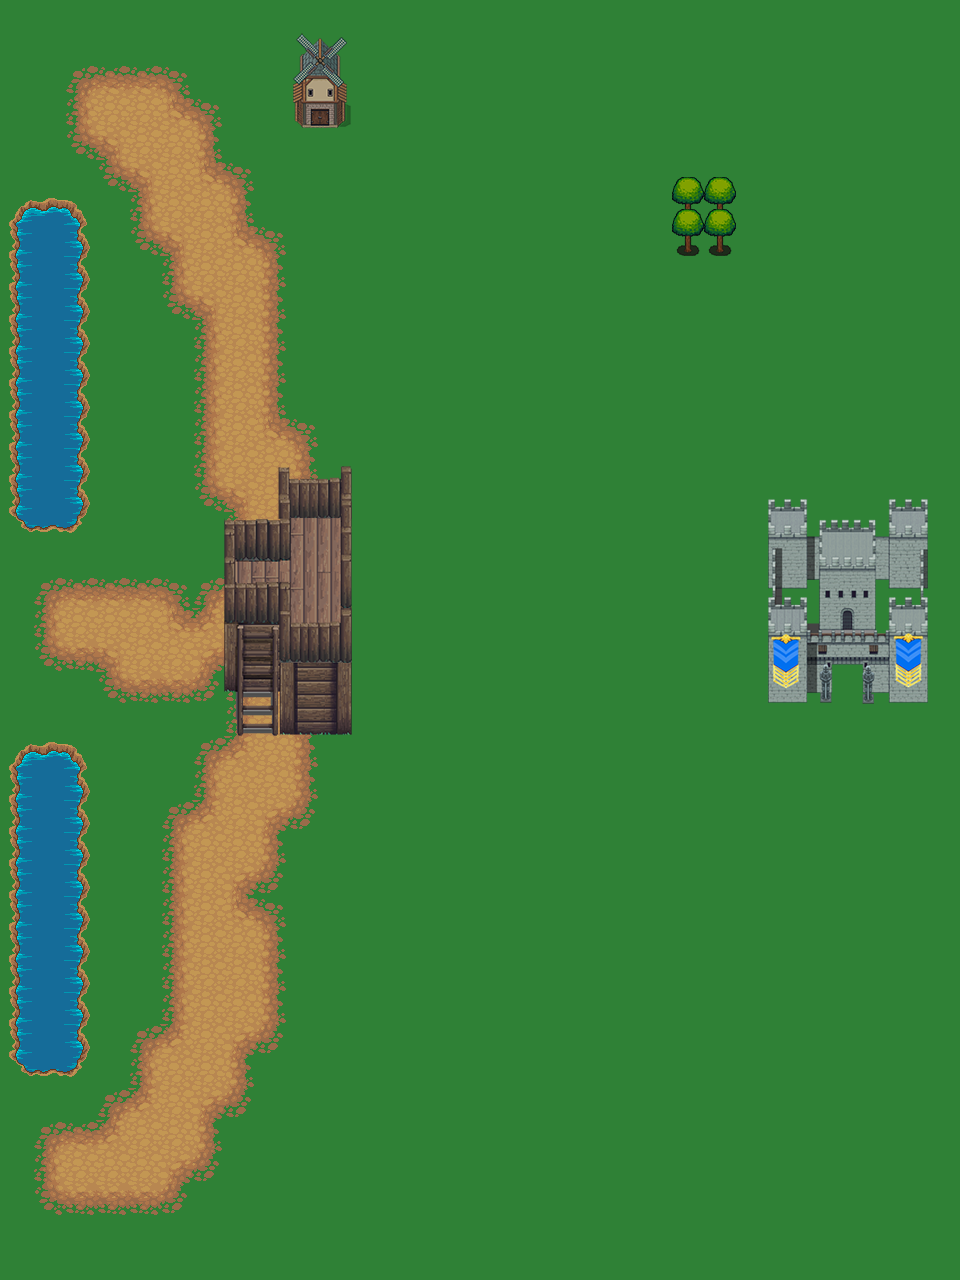

This is a level from a 2D game, rendered from its Tiled map with the project's own tilesets. A one-line summary and the map file follow, with tile-layer data summarised:
An orthogonal 30x40 tile map with 32x32 px tiles, 8 tile layers (ground, fakeground, underroad, roads, ...), 5 tilesets and 2 objects (2x 1).

<map version="1.2" tiledversion="1.3.4385" orientation="orthogonal" renderorder="right-down" width="30" height="40" tilewidth="32" tileheight="32" infinite="0" nextlayerid="14" nextobjectid="4">
 <tileset firstgid="1" source="terrain.tsx" />
 <tileset firstgid="2049" source="building4001.tsx" />
 <tileset firstgid="2050" source="building4005.tsx" />
 <tileset firstgid="2051" source="building4017.tsx" />
 <tileset firstgid="2052" source="tiledObject7.tsx" />
 <layer id="1" name="ground" width="30" height="40">
  <data>[1200 cells, 1096 non-empty, 1 distinct tile ids]</data>
 </layer>
 <layer id="12" name="fakeground" width="30" height="40">
  <data>[1200 cells, 1200 non-empty, 1 distinct tile ids]</data>
 </layer>
 <layer id="8" name="underroad" width="30" height="40">
  <data>[1200 cells, 173 non-empty, 13 distinct tile ids]</data>
 </layer>
 <layer id="5" name="roads" width="30" height="40">
  <data>[1200 cells, 66 non-empty, 9 distinct tile ids]</data>
 </layer>
 <layer id="7" name="grass" width="30" height="40">
  <data>[1200 cells, 0 non-empty, 0 distinct tile ids]</data>
 </layer>
 <layer id="3" name="playerBuildings" width="30" height="40">
  <data>[1200 cells, 3 non-empty, 3 distinct tile ids]</data>
 </layer>
 <layer id="9" name="npcBuildings" width="30" height="40">
  <data>[1200 cells, 0 non-empty, 0 distinct tile ids]</data>
 </layer>
 <layer id="6" name="obstacles" width="30" height="40">
  <data>[1200 cells, 4 non-empty, 1 distinct tile ids]</data>
 </layer>
 <objectgroup id="11" name="walls" visible="0">
  <object id="1" type="1" x="12.5" y="198.25" width="71.75" height="332">
   <properties>
    <property name="normalInside" type="bool" value="false" />
    <property name="wallID" type="int" value="4102" />
   </properties>
  </object>
  <object id="2" type="1" x="13.5" y="744" width="69.5" height="330.5">
   <properties>
    <property name="normalInside" type="bool" value="false" />
    <property name="wallID" type="int" value="4102" />
   </properties>
  </object>
 </objectgroup>
</map>
